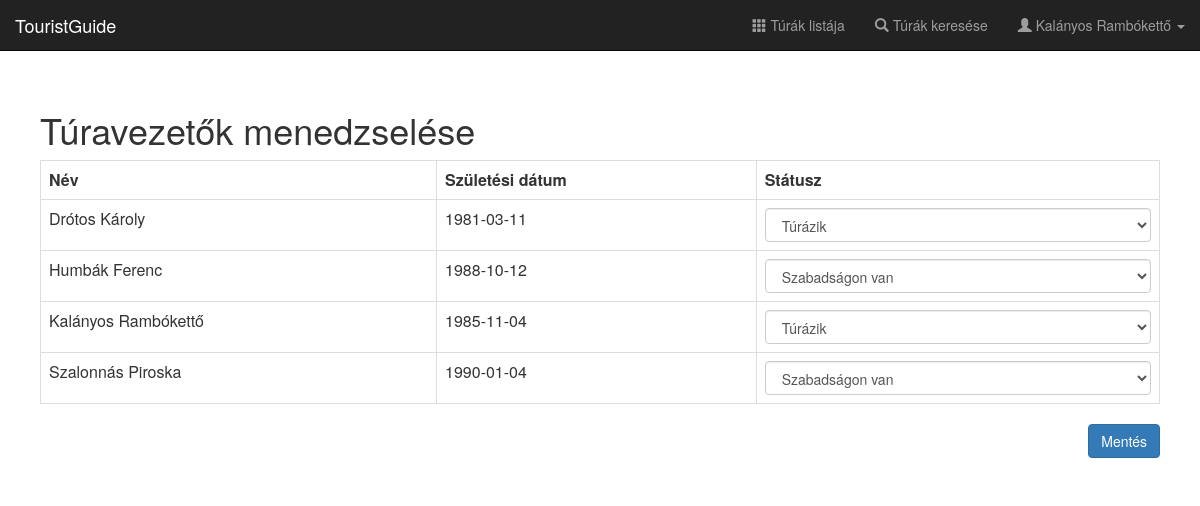
The page /tour_guide_edit (signed in) on the database its author committed.
### app/db/models.py (models this page shows, shortened)
class User(UserMixin, database.Model):
    __tablename__ = 'users'
    id = database.Column(database.Integer, primary_key=True)
    username = database.Column(database.String(64), unique=True, index=True)
    password = database.Column(database.String(40), nullable=False)
    fullname = database.Column(database.String(64), nullable=False)
    avatar_src = database.Column(database.String(100))
    birth = database.Column(database.Date)
    experience_id = database.Column(
        database.Integer, database.ForeignKey('experiences.id'))
    experience = database.relationship(
        'Experience', backref=database.backref('users', lazy='dynamic')
    )
    account_type_id = database.Column(
        database.Integer, database.ForeignKey('roles.id')
    )
    account_type = database.relationship(
        'Role', backref=database.backref('users', lazy='dynamic')
    )
    email = database.Column(database.String(100), nullable=False)
    phone = database.Column(database.String(11))
    allowance = database.Column(database.Integer)
    numoftours = database.Column(database.Integer)
    status = database.Column(database.Integer)

### app/admin/views.py (the view)
@admin.route('/tour_guide_edit', methods=('GET', 'POST'))
@login_required
def tour_leaders_edit():
    tour_guides = UserDAO.get_user_by_role_id(4)
    edit_tour_guides_form = EditTourGuidesForm()
    if edit_tour_guides_form.validate_on_submit():
        for tour_guide in tour_guides:
            status = int(request.form[str(tour_guide.id)])
            if status != tour_guide.status:
                UserDAO.update_status(tour_guide.id, status)
    return render_template('tourguide-edit.html',
                           edit_tour_guides_form=edit_tour_guides_form,
                           tour_guides=tour_guides)

### app/admin/forms.py (shortened to what this page needs)
class EditTourGuidesForm(Form):
    submit = SubmitField(u'Mentés')

### app/db/models.py (called while the page is built)
@loginmanager.user_loader
def load_user(user_id):
    return User.query.get(int(user_id))

### app/db/usermanager.py (called while the page is built)
    @staticmethod
    def get_user_by_role_id(role_id):
        return User.query.filter_by(
            account_type_id=role_id
        ).order_by(User.fullname).all()

### app/templates/tourguide-edit.html (shortened to what this page needs)
{% extends "base.html" %}
{% block page_content %}
<h1>Túravezetők menedzselése</h1>
{% if tour_guides %}
<form action="" class="form" method="post" role="form" enctype="multipart/form-data">
    {% import "bootstrap/wtf.html" as wtf %}
    <table class="table table-bordered table-hover">
        <tr>
            <th>Név</th>
            <th>Születési dátum</th>
            <th>Státusz</th>
        </tr>
        {% for tour_guide in tour_guides %}
        <tr>
            <td>{{ tour_guide.fullname }}</td>
            <td>{{ tour_guide.birth }}</td>
            <td>
                <select class="form-control" id="{{ tour_guide.id }}"
                        name="{{ tour_guide.id }}">
                    <option value="2" {{
                    ' selected' if tour_guide.status == 2 }}>Túrázik
                    </option>
                    <option value="3" {{
                    ' selected' if tour_guide.status == 3 }}>Szabadságon van
                    </option>
                </select>
            </td>
        </tr>
        {% endfor %}
    </table>
    <div class="form-group">
        {{ edit_tour_guides_form.submit(class="btn btn-primary", style="float:right;") }}
    </div>
</form>
{% endif %}
{% endblock page_content %}

### app/templates/navbar.html (shortened to what this page needs)
<nav class="navbar navbar-inverse navbar-fixed-top">
  <div class="container-fluid">
    <div class="navbar-header">
      <a class="navbar-brand" href="/">TouristGuide</a>
    </div>
    <div id="navbar" class="navbar-collapse collapse">
      <ul class="nav navbar-nav navbar-right">
        <li><a href="{{ url_for('tours.tours_default') }}"><span class="glyphicon glyphicon-th" aria-hidden="true"></span>
          Túrák listája</a></li>
        <li><a href="{{ url_for('tours.search_tours') }}"><span class="glyphicon glyphicon-search" aria-hidden="true"></span>
          Túrák keresése</a></li>
        {% if current_user.is_authenticated %}
        <li class="dropdown">
          <a href="#" class="dropdown-toggle" data-toggle="dropdown" role="button" aria-haspopup="true" aria-expanded="false">
            <span class="glyphicon glyphicon-user" aria-hidden="true"></span>
            {{ current_user.fullname }}
            <span class="caret"></span>
          </a>
        </li>
        {% else %}
        <li><a href="{{ url_for('users.register') }}"><span class="glyphicon glyphicon-edit" aria-hidden="true"></span>
          Regisztráció</a></li>
        <li><a href="{{ url_for('users.login') }}"><span class="glyphicon glyphicon-log-in" aria-hidden="true"></span>
          Bejelentkezés</a></li>
        {% endif %}
      </ul>
    </div>
  </div>
</nav>

### app/static/css/main.css (style rules this page uses)
body { padding-top: 50px; }

### rows shown on the page
User: fullname "Kalányos Rambókettő", birth "1985-11-04", id "Túrázik"
User: fullname "Drótos Károly", birth "1981-03-11", id "Túrázik"
User: fullname "Humbák Ferenc", birth "1988-10-12", id "Szabadságon van"
User: fullname "Szalonnás Piroska", birth "1990-01-04", id "Szabadságon van"
